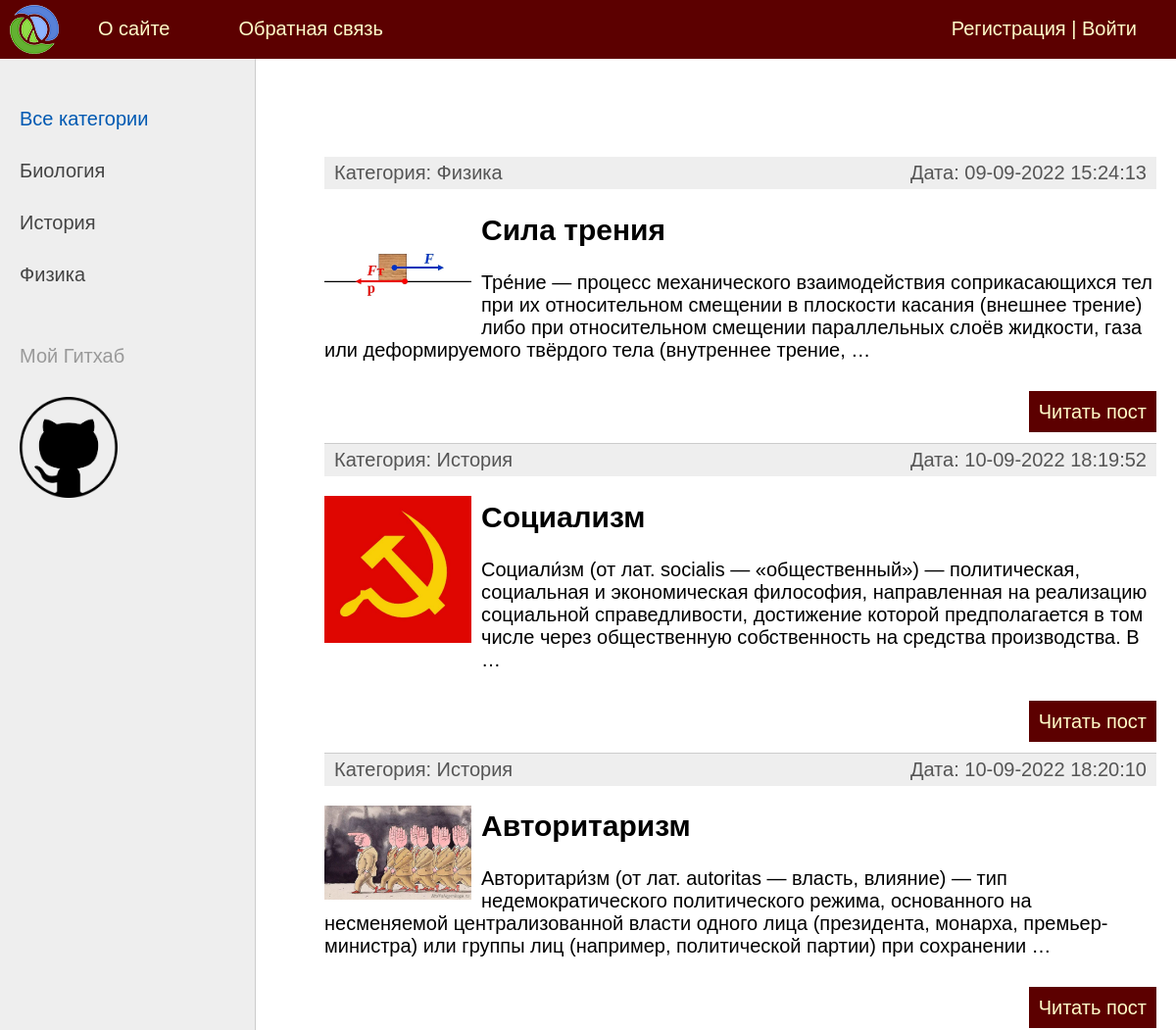
Before: / (upper part) with the older database file.
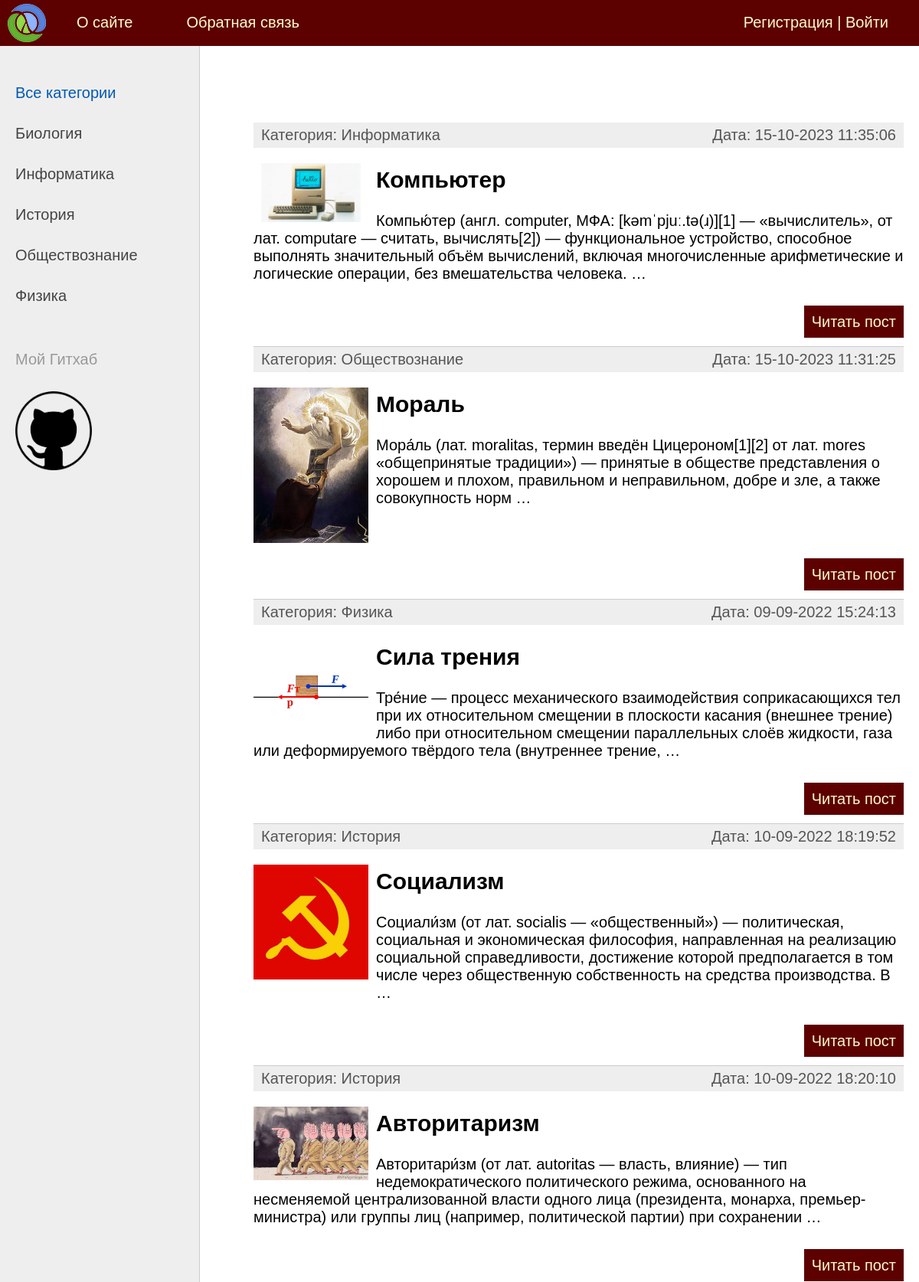
After: the same page with the newer database file.
### news/models.py (models this page shows, shortened)
class Category(models.Model):
    name = models.CharField(max_length=100, db_index=True, verbose_name='Категория')
    slug = models.SlugField(max_length=255, unique=True, db_index=True, verbose_name="URL")
    def __str__(self):
        return self.name
    def get_absolute_url(self):
        return reverse('category', kwargs={'cat_slug': self.slug})
    class Meta:
        verbose_name = 'Категории'
        verbose_name_plural = 'Категории'
        ordering = ['id']

class News(models.Model):
    title = models.CharField(max_length=255, verbose_name="Заголовок")
    slug = models.SlugField(max_length=255, unique=True, db_index=True, verbose_name="URL")
    content = models.TextField(blank=True, verbose_name="Описание")
    photo = models.ImageField(upload_to="photos/%Y/%m/%d/", verbose_name="Фото")
    time_create = models.DateTimeField(auto_now_add=True, verbose_name="Время создания")
    time_update = models.DateTimeField(auto_now=True, verbose_name="Время изменения")
    is_published = models.BooleanField(default=True, verbose_name="Публикация")
    cat = models.ForeignKey("Category", on_delete=models.PROTECT, verbose_name="Категория")
    def get_absolute_url(self):
        return reverse('post', kwargs={'post_slug': self.slug})
    class Meta:
        verbose_name = 'Научные термины'
        verbose_name_plural = 'Научные термины'
        ordering = ['-time_create', 'title']

### news/views.py (the view)
# urls.py: path('', cache_page(60)(NewsHome.as_view()), name='home'),
class NewsHome(DataMixin, ListView):
    model = News
    template_name = 'news/index.html'
    context_object_name = 'posts'
    def get_context_data(self, *, object_list=None, **kwargs):
        context = super().get_context_data(**kwargs)
        c_def = self.get_user_context(title="Главная страница")
        return dict(list(context.items()) + list(c_def.items()))
    def get_queryset(self):
        return News.objects.filter(is_published=True).select_related('cat')

### news/utils.py (called while the page is built)
    def get_user_context(self, **kwargs):
        context = kwargs
        cats = cache.get('cats')
        if not cats:
            cats = Category.objects.annotate(Count('news'))
            cache.set('cats', cats, 60)
        user_menu = menu.copy()
        if not self.request.user.is_authenticated:
            user_menu.pop(1)
        context['menu'] = user_menu
        context['cats'] = cats
        if 'cat_selected' not in context:
            context['cat_selected'] = 0
        return context

### news/templates/news/index.html (shortened to what this page needs)
{% extends 'news/base.html' %}
{% load news_tags %}
{% block content %}
<ul class="list-articles">
	{% for p in posts %}
			<li><div class="article-panel">
				<p class="first">Категория: {{p.cat}}</p>
				<p class="last">Дата: {{p.time_update|date:"d-m-Y H:i:s"}}</p>
			</div>
			{% if p.photo %}
				<p><img class="img-article-left thumb" src="{{p.photo.url}}"></p>
				{% endif %}
				<h2>{{p.title}}</h2>
	{% autoescape on %}
	{{p.content|linebreaks|truncatewords:30}}
	{% endautoescape %}
			<p class="link-read-post"><a href="{{ p.get_absolute_url }}">Читать пост</a></p>
			</li>
	{% endfor %}
</ul>
{% endblock %}

### news/templates/news/base.html (shortened to what this page needs)
{% load static %}
{% load news_tags %}
<!DOCTYPE html>
<html>
<head>
	<link type="text/css" href="{% static 'news/css/styles.css' %}" rel="stylesheet" />
</head>
<body>
<table class="table-page" border=0 cellpadding="0" cellspacing="0">
<tr><td valign=top>
{% block mainmenu %}
		<div class="header">
			<ul id="mainmenu" class="mainmenu">
			<li class="logo"><a href="{% url 'home' %}"><div class="logo"></div></a></li>
{% for m in menu %}
				<li><a href="{% url m.url_name %}">{{m.title}}</a></li>
{% endfor %}
			{% if request.user.is_authenticated %}
				<li class="last"> {{user.username}} | <a href="{% url 'logout' %}">Выйти</a></li>
			{% else %}
				<li class="last"><a href="{% url 'register' %}">Регистрация</a> | <a href="{% url 'login' %}">Войти</a></li>
			{% endif %}
			</ul>
		</div>
{% endblock mainmenu %}
<table class="table-content" border=0 cellpadding="0" cellspacing="0">
<tr>
	<td valign="top" class="left-chapters">
	<ul id="leftchapters">
{% if cat_selected == 0 %}
		<li class="selected">Все категории</li>
{% else %}
		<li><a href="{% url 'home' %}">Все категории</a></li>
{% endif %}
{% for c in cats %}
{% if c.news__count > 0 %}
	{% if c.pk == cat_selected %}
		<li class="selected">{{c.name}}</li>
	{% else %}
		<li><a href="{{ c.get_absolute_url }}">{{c.name}}</a></li>
	{% endif %}
{% endif %}
{% endfor %}
		<li class="share">
		<p>Мой Гитхаб</p>
		<a class="share-yt" href="https://github.com/sanakoy" target="_blank" rel="nofollow"></a>
		</li>
	</ul>
</td>
<td valign="top" class="content">
	<div class="content-text">
{% block content %}
{% endblock %}
	</div>
</td></tr></table>
</td></tr>
</table>
</body>
</html>

### news/static/news/css/styles.css (style rules this page uses)
html, body { font-family: 'Arial'; margin: 0; padding: 0; height: 100%; width: 100%; color: #444; }
a { color: #0059b2; text-decoration: none; }
img { max-width: 600px; height: auto; }
img.img-article-left { max-width: 300px; height: auto; float: left; padding: 0 10px 10px 0; }
img.img-article-left.thumb { max-width: 150px; height: auto; }
p.link-read-post { text-align: right; }
p.link-read-post a { padding: 10px; min-width: 100px; background: #5c0000; color: #fffcc9; text-decoration: none; }
div.article-panel { background: #eee; padding: 5px 10px 5px 10px; box-sizing: border-box; overflow: hidden; color: #555; }
div.article-panel p.first { margin: 0; float: left; }
div.article-panel p.last { margin: 0; float: right; }
ul.list-articles { list-style: none; margin: 0; padding: 0; }
ul.list-articles li { border-bottom: 1px solid #ccc; }
.table-page { width: 100%; height: 100%; vertical-align: top; }
.table-page tr { height: 100%; }
.header { background: #5c0000; height: 60px; }
.logo { background: url('../images/logo.png') no-repeat 10px 5px; width: 70px; height: 60px; }
ul.mainmenu { list-style: none; margin: 0; padding: 0; height: 60px; color: #fffcc9; font-size: 20px; overflow: hidden; }
ul.mainmenu li { float: left; margin: 18px 40px 0 30px; }
ul.mainmenu li.logo { margin: 0; }
ul.mainmenu li.last { float: right; }
ul.mainmenu li a { color: #fffcc9; text-decoration: none; }
.table-content { width: 100%; min-height: 100%; height: 100%; }
.left-chapters { margin: 0; background: #eee; border-right: 1px solid #ccc; min-height: 100%; }
.left-chapters ul { width: 230px; min-height: 100%; margin: 0; padding: 20px 10px 10px 20px; list-style: none; font-size: 20px; }
.left-chapters ul li { margin: 30px 0 0 0; color: #999; }
.left-chapters ul li.selected { color: #0059b2; }
.left-chapters ul li a { color: #444; text-decoration: none; }
.left-chapters ul li.share { margin: 60px 0 0 0; }
.left-chapters ul li.share p { margin: 30px 0 30px 0; }
.left-chapters ul li.share a { display: inline-block; width: 40px; height: 40px; margin: 0 20px 0 0; }
.left-chapters ul li.share a.share-yt { width: 100px; height: 103px; background: url('../images/github.png') no-repeat 0 0; background-size: 100% auto; }
.content { padding: 40px 20px 20px 40px; width: 100%; box-sizing: border-box; }
.content-text { margin: 60px 0 0 30px; color: #000; font-size: 20px; font-family: Arial; }

Changed rows visible on the page:
added Category: name "Информатика"
added Category: name "Обществознание"
added News: cat "Информатика", time_update "15-10-2023 11:35:06", photo (picture), title "Компьютер", content "Компью́тер (англ. computer, МФА: [kəmˈpjuː.tə(ɹ)][1] — «вычислитель», от лат. computare — считать, вычислять[2]) — функциональное устройство, способное выполнять значительный объём вычислений, включая многочисленные арифметические и логические операции, без вмешательства человека. …"
added News: cat "Обществознание", time_update "15-10-2023 11:31:25", photo (picture), title "Мораль", content "Мора́ль (лат. moralitas, термин введён Цицероном[1][2] от лат. mores «общепринятые традиции») — принятые в обществе представления о хорошем и плохом, правильном и неправильном, добре и зле, а также совокупность норм …"
